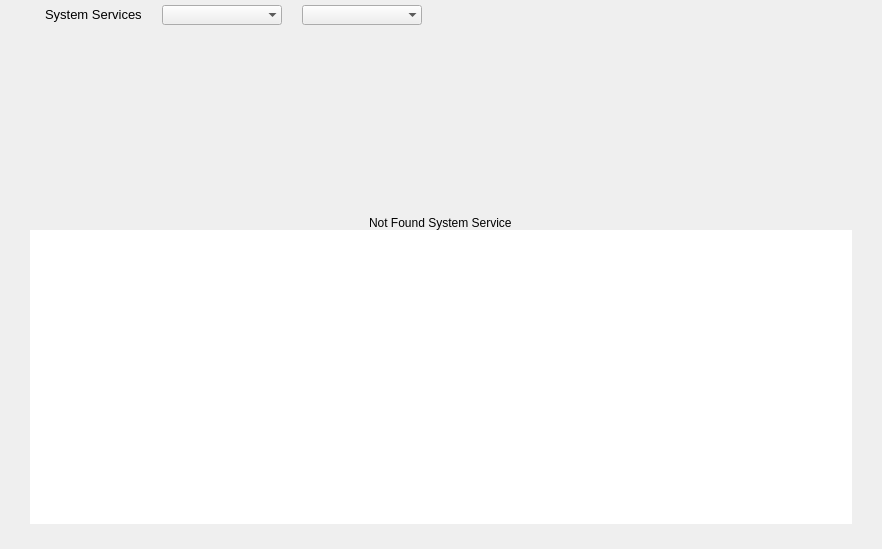
<?xml version="1.0" encoding="UTF-8"?>
<ui version="4.0">
 <class>ServicesPage</class>
 <widget class="QWidget" name="ServicesPage">
  <property name="geometry">
   <rect>
    <x>0</x>
    <y>0</y>
    <width>882</width>
    <height>549</height>
   </rect>
  </property>
  <property name="windowTitle">
   <string>Services</string>
  </property>
  <layout class="QGridLayout" name="gridLayout">
   <property name="leftMargin">
    <number>30</number>
   </property>
   <property name="topMargin">
    <number>0</number>
   </property>
   <property name="rightMargin">
    <number>30</number>
   </property>
   <property name="bottomMargin">
    <number>25</number>
   </property>
   <property name="spacing">
    <number>0</number>
   </property>
   <item row="0" column="0">
    <layout class="QHBoxLayout" name="titlesLayout">
     <property name="spacing">
      <number>20</number>
     </property>
     <property name="leftMargin">
      <number>15</number>
     </property>
     <property name="topMargin">
      <number>5</number>
     </property>
     <property name="rightMargin">
      <number>45</number>
     </property>
     <property name="bottomMargin">
      <number>5</number>
     </property>
     <item alignment="Qt::AlignLeft|Qt::AlignVCenter">
      <widget class="QLabel" name="lblServicesTitle">
       <property name="font">
        <font>
         <pointsize>10</pointsize>
        </font>
       </property>
       <property name="styleSheet">
        <string notr="true"/>
       </property>
       <property name="text">
        <string notr="true">System Services</string>
       </property>
      </widget>
     </item>
     <item>
      <widget class="QComboBox" name="cmbStartupStatus">
       <property name="minimumSize">
        <size>
         <width>120</width>
         <height>0</height>
        </size>
       </property>
       <property name="sizeAdjustPolicy">
        <enum>QComboBox::AdjustToMinimumContentsLength</enum>
       </property>
       <property name="frame">
        <bool>false</bool>
       </property>
      </widget>
     </item>
     <item>
      <widget class="QComboBox" name="cmbRunningStatus">
       <property name="minimumSize">
        <size>
         <width>120</width>
         <height>0</height>
        </size>
       </property>
       <property name="sizeAdjustPolicy">
        <enum>QComboBox::AdjustToMinimumContentsLength</enum>
       </property>
       <property name="frame">
        <bool>false</bool>
       </property>
      </widget>
     </item>
     <item>
      <spacer name="horizontalSpacer">
       <property name="orientation">
        <enum>Qt::Horizontal</enum>
       </property>
       <property name="sizeHint" stdset="0">
        <size>
         <width>40</width>
         <height>20</height>
        </size>
       </property>
      </spacer>
     </item>
     <item alignment="Qt::AlignLeft">
      <widget class="QLabel" name="lblServiceStartupImg">
       <property name="sizePolicy">
        <sizepolicy hsizetype="Fixed" vsizetype="Fixed">
         <horstretch>0</horstretch>
         <verstretch>0</verstretch>
        </sizepolicy>
       </property>
       <property name="minimumSize">
        <size>
         <width>20</width>
         <height>20</height>
        </size>
       </property>
       <property name="maximumSize">
        <size>
         <width>80</width>
         <height>16777215</height>
        </size>
       </property>
       <property name="font">
        <font>
         <pointsize>10</pointsize>
        </font>
       </property>
       <property name="toolTip">
        <string>Startup at boot ?</string>
       </property>
       <property name="styleSheet">
        <string notr="true"/>
       </property>
       <property name="text">
        <string/>
       </property>
      </widget>
     </item>
     <item>
      <spacer name="horizontalSpacer_2">
       <property name="orientation">
        <enum>Qt::Horizontal</enum>
       </property>
       <property name="sizeType">
        <enum>QSizePolicy::Fixed</enum>
       </property>
       <property name="sizeHint" stdset="0">
        <size>
         <width>40</width>
         <height>20</height>
        </size>
       </property>
      </spacer>
     </item>
     <item alignment="Qt::AlignRight">
      <widget class="QLabel" name="lblSystemRunningImg">
       <property name="sizePolicy">
        <sizepolicy hsizetype="Fixed" vsizetype="Fixed">
         <horstretch>0</horstretch>
         <verstretch>0</verstretch>
        </sizepolicy>
       </property>
       <property name="minimumSize">
        <size>
         <width>20</width>
         <height>20</height>
        </size>
       </property>
       <property name="maximumSize">
        <size>
         <width>100</width>
         <height>16777215</height>
        </size>
       </property>
       <property name="font">
        <font>
         <pointsize>10</pointsize>
        </font>
       </property>
       <property name="toolTip">
        <string>Running Now ?</string>
       </property>
       <property name="styleSheet">
        <string notr="true"/>
       </property>
       <property name="text">
        <string/>
       </property>
      </widget>
     </item>
    </layout>
   </item>
   <item row="1" column="0" alignment="Qt::AlignVCenter">
    <widget class="QWidget" name="notFoundWidget" native="true">
     <property name="sizePolicy">
      <sizepolicy hsizetype="Preferred" vsizetype="Expanding">
       <horstretch>0</horstretch>
       <verstretch>0</verstretch>
      </sizepolicy>
     </property>
     <property name="minimumSize">
      <size>
       <width>0</width>
       <height>200</height>
      </size>
     </property>
     <property name="maximumSize">
      <size>
       <width>16777215</width>
       <height>9999999</height>
      </size>
     </property>
     <property name="styleSheet">
      <string notr="true"/>
     </property>
     <layout class="QVBoxLayout" name="notFoundLayout">
      <property name="spacing">
       <number>0</number>
      </property>
      <property name="leftMargin">
       <number>0</number>
      </property>
      <property name="topMargin">
       <number>0</number>
      </property>
      <property name="rightMargin">
       <number>0</number>
      </property>
      <property name="bottomMargin">
       <number>0</number>
      </property>
      <item alignment="Qt::AlignHCenter|Qt::AlignBottom">
       <widget class="QLabel" name="lblNotFound">
        <property name="text">
         <string>Not Found System Service</string>
        </property>
       </widget>
      </item>
     </layout>
    </widget>
   </item>
   <item row="2" column="0">
    <widget class="QListWidget" name="listWidgetServices">
     <property name="focusPolicy">
      <enum>Qt::NoFocus</enum>
     </property>
     <property name="frameShape">
      <enum>QFrame::NoFrame</enum>
     </property>
     <property name="horizontalScrollBarPolicy">
      <enum>Qt::ScrollBarAlwaysOff</enum>
     </property>
     <property name="editTriggers">
      <set>QAbstractItemView::NoEditTriggers</set>
     </property>
     <property name="selectionMode">
      <enum>QAbstractItemView::NoSelection</enum>
     </property>
     <property name="selectionBehavior">
      <enum>QAbstractItemView::SelectRows</enum>
     </property>
     <property name="resizeMode">
      <enum>QListView::Adjust</enum>
     </property>
     <property name="layoutMode">
      <enum>QListView::Batched</enum>
     </property>
     <property name="spacing">
      <number>4</number>
     </property>
     <property name="uniformItemSizes">
      <bool>true</bool>
     </property>
    </widget>
   </item>
  </layout>
 </widget>
 <resources/>
 <connections/>
</ui>
